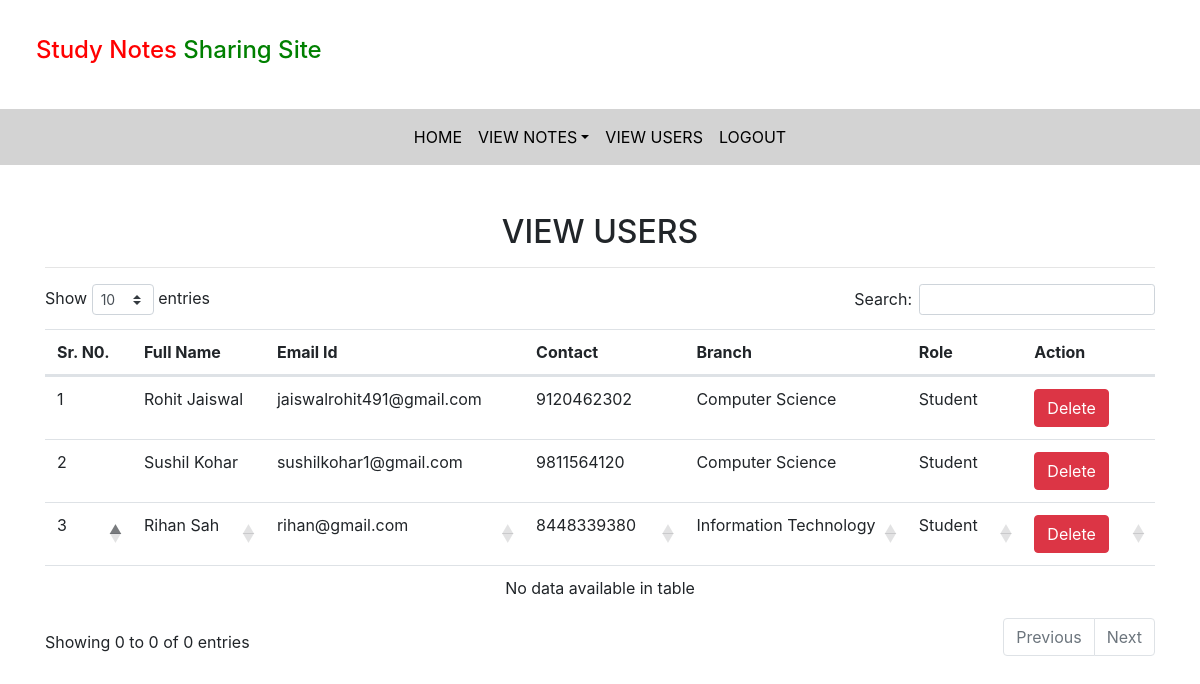
The app's page /view_users (signed in) with its own data.
### notes/models.py (models this page shows, shortened)
class Signup(models.Model):
    user = models.ForeignKey(User, on_delete=models.CASCADE)
    contact = models.CharField(max_length=10,null=True)
    branch = models.CharField(max_length=30)
    role = models.CharField(max_length=15)

### notes/views.py (the view)
# urls.py: path('view_users',view_users,name='view_users'),
def view_users(request):
    if not request.user.is_authenticated:
        return redirect('login_admin')
    users = Signup.objects.all()
    d = {'users':users}
    return render(request,'view_users.html',d)

### notes/templates/view_users.html (shortened to what this page needs)
{% extends 'admin_nav.html' %}
{% load static %}
{% block body %}
<link rel="stylesheet" href="https://cdnjs.cloudflare.com/ajax/libs/twitter-bootstrap/4.5.2/css/bootstrap.css">
<link rel="stylesheet" href="https://cdn.datatables.net/1.10.24/css/dataTables.bootstrap4.min.css">
<div class="container mt-5">
    <h2 class="text-center">VIEW USERS</h2>
    <HR>
    <table class="table table=bordered" id="example">
       <thead>
           <tr>
               <th>Sr. N0.</th>
               <th>Full Name</th>
               <th>Email Id</th>
               <th>Contact</th>
               <th>Branch</th>
               <th>Role</th>
               <th>Action</th>
           </tr>
           {% for i in users %}
           <tr>
               <td>{{forloop.counter}}</td>
               <td style="text-transform: capitalize">{{i.user.first_name}} {{i.user.last_name}}</td>
               <td>{{i.user.username}}</td>
               <td>{{i.contact}}</td>
               <td>{{i.branch}}</td>
               <td>{{i.role}}</td>
               <td><a href="{% url 'delete_users' i.user.id %}" class = "btn btn-danger" onclick="return confirm('Are you sure?')">Delete</a></td>
           </tr>
           {% endfor %}
       </thead>
   </table>
</div>
{% endblock %}

### records on screen
Signup: user.first_name "Rohit", user.last_name "Jaiswal", user.username "jaiswalrohit491@gmail.com", contact "9120462302", branch "Computer Science", role "Student"
Signup: user.first_name "Sushil", user.last_name "Kohar", user.username "sushilkohar1@gmail.com", contact "9811564120", branch "Computer Science", role "Student"
Signup: user.first_name "Rihan", user.last_name "Sah", user.username "rihan@gmail.com", contact "8448339380", branch "Information Technology", role "Student"
